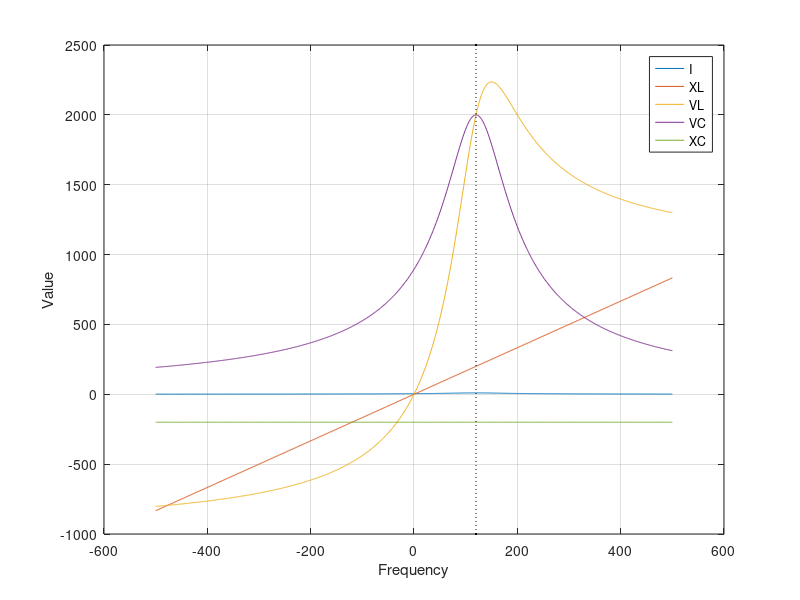

Write the MATLAB code that produced this figure.
function series_varying_L()
f=-500:500;
F=120;
v=1000;
r=100;
w0=2*pi*F;
XC=-200;
c=1/(w0*abs(XC));
XL=abs(XC)*f/F;
l=1/(c*w0^2);%value of L in resonance
L=XL(XL>=0);
L=L./w0;
for index =1:length(L)
    %L=XL(index)
    %pause(0.0000001);
    %IL=v./sqrt(r^2+(2*pi*f*l-1./(w0*c)).^2);
    IL=v./sqrt(r^2+(2*pi*f*L(index)-1./(w0*c)).^2);
    VL=XL.*IL;
    VC=IL*abs(XC);
    plot(f,IL),hold on;
    plot(f,XL),hold on;
    plot(f,VL),grid on;
    plot(f,VC),hold on;
    plot(f,XC*ones(1,length(f)));
    %draw vertical line
    y = ylim; % current y-axis limits
    plot([F F],[y(1) y(2)],'k.:')
    xlabel('Frequency');
    ylabel('Value');
    legend('I','XL','VL','VC','XC');
    hold off;
    %axis([-50 150 -30 20]);
    pause(0.00000001);
    if abs(L(index)-l)/L(index)<0.000000001
        return;
    end
end
